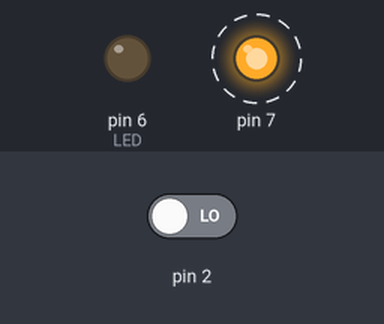
The sketch below on a simulated Arduino Uno, built with avr-gcc and run on an emulated ATmega328P. Parts: output pins drawn as LEDs (lit = HIGH). Dashed ring = blinking. The inputs (shaded band) are chosen by the test bench; at power-on: pin 2 LOW.

Above: at 4.8 s.
4.9 s: pin 2 driven HIGH
At 6.8 s:
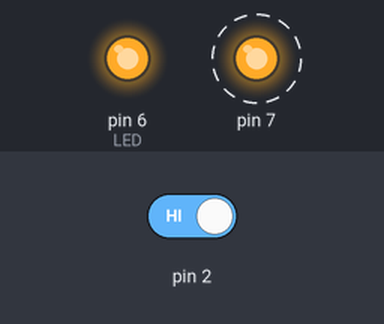
10.9 s: pin 2 driven LOW
At 12.6 s:
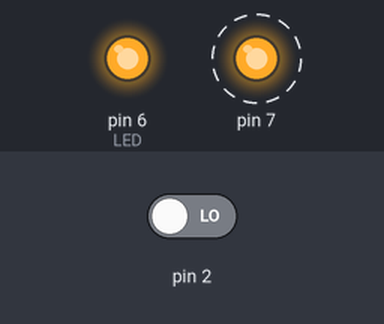
Timing chart, 0 to 20.4 s (numbered marks = the images above; inputs shaded):
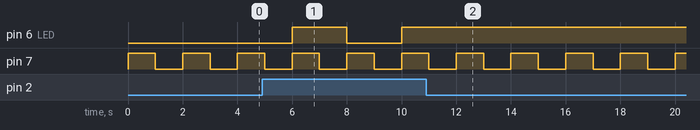

The sketch:

5_millis_demo_2leds_1button.ino
```cpp
/*
   Sketching mit Hardware
  DMP - Vertiefung Medieninformatik 2 - WS 23_24

  - Using the millis() function Termin 5
  This project demonstrates the usage of the
  millis() function in otder to avoid using delay()
 Martinez
*/
void setup() {

  pinMode(6, OUTPUT);
  pinMode(7, OUTPUT);
  pinMode(2, INPUT);
}

void loop() {
  if (digitalRead(2) == HIGH){
    digitalWrite(6, !digitalRead(6)); // Schaltet LED an pin 4 AN/AUS
  }
  digitalWrite(7, HIGH); // LED an Pin 3 AN
  delay(1000); // Pause
  digitalWrite(7, LOW); // LED an Pin 3 AUS
  delay(1000); // Pause
}
```

Measured:
- after the input at 4.9 s, pin 6 (LED): LOW → HIGH after 1.1 s, → LOW 2.0 s later, → HIGH 2.0 s later
- after the input at 10.9 s, pin 6 (LED): stops changing and stays HIGH
- by itself, pin 7: alternates HIGH for 1.0 s and LOW for 1.0 s
